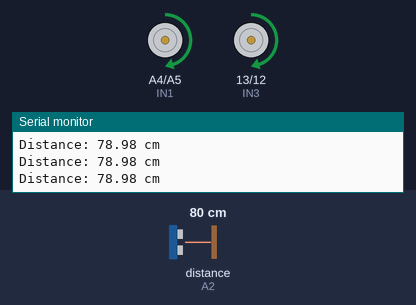
Recording of a sketch running on a simulated Arduino Uno, built with avr-gcc and run on an emulated ATmega328P. On the bench: motor-driver pin pairs drawn as motors (green arrow = first pin HIGH = forward, orange = second pin HIGH = backward, longer = more drive, scaled by the enable pin), the last lines printed to the serial monitor. Wiring (inferred from the names in the program): ultrasonic range finder: trigger A1; echo A2. The test bench sets the inputs (shaded band); at power-on: distance to the obstacle (sensor on A2) 80 cm. The echo pulse lasts 58.3 µs per cm.

Above: at 1.2 s.
1.3 s: distance to the obstacle (sensor on A2) set to 33 cm
2.8 s: distance to the obstacle (sensor on A2) set to 27 cm
At 4.5 s:
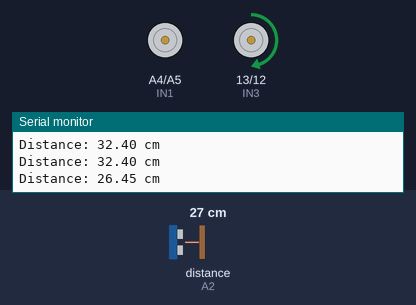
4.8 s: distance to the obstacle (sensor on A2) set to 35 cm
At 6.8 s:
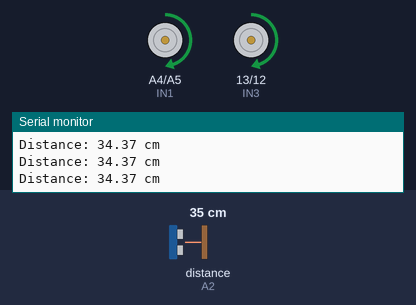
7.7 s: distance to the obstacle (sensor on A2) set to 2 cm
At 8.1 s:
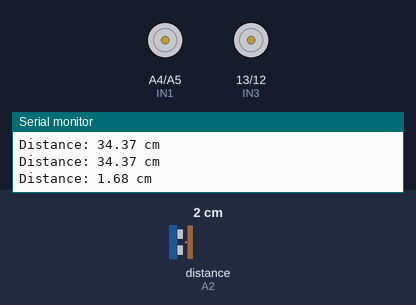
Timing chart, 0 to 10.7 s (numbered marks = the images above; inputs shaded):
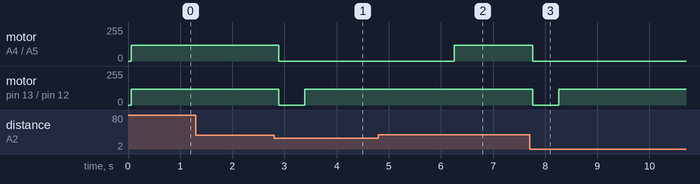

The sketch:

HC-SR04.ino
```cpp
  int IN1 = A4;
  int IN2 = A5;
  int IN3 = 13;
  int IN4 = 12;
  int ENA = 3;
  int ENB = 11;

  int L_Speed = 120;
  int R_Speed = 120;


  void Run();
  void Stop();
  void Left();

  int TRIG = A1;
  int ECHO = A2;

  long duration;
  float distance;

  void setup()
  {

    pinMode(IN1, OUTPUT);
    pinMode(IN2, OUTPUT);
    pinMode(IN3, OUTPUT);
    pinMode(IN4, OUTPUT);

    pinMode(ENA, OUTPUT);
    pinMode(ENB, OUTPUT);

    pinMode(TRIG, OUTPUT);
    pinMode(ECHO, INPUT);
    Serial.begin(9600);
  }

  void loop() {
    digitalWrite(TRIG, LOW);
    delayMicroseconds(2);

    digitalWrite(TRIG, HIGH);
    delayMicroseconds(10);
    digitalWrite(TRIG, LOW);

    duration = pulseIn(ECHO, HIGH);

    distance = duration * 0.034 / 2;

    Serial.print("Distance: ");
    Serial.print(distance);
    Serial.println(" cm");

    delay(60);

    if(distance< 30)
    {
      Stop();
      delay(500);
      Left();
      delay(2800);
    }
    else
    {
      Run();
    }
  }

  void Run()
  {
    analogWrite(ENA, L_Speed);
    analogWrite(ENB, R_Speed);
    digitalWrite(IN1, HIGH);
    digitalWrite(IN2, LOW);
    digitalWrite(IN3, HIGH);
    digitalWrite(IN4, LOW);
  }

  void Stop()
  {
    analogWrite(ENA, 0);
    analogWrite(ENB, 0);
    digitalWrite(IN1, HIGH);
    digitalWrite(IN2, HIGH);
    digitalWrite(IN3, HIGH);
    digitalWrite(IN4, HIGH);
  }

  void Left()
  {
    analogWrite(ENA,0);
    analogWrite(ENB, 120);
    digitalWrite(IN1, LOW);
    digitalWrite(IN2, HIGH);
    digitalWrite(IN3, HIGH);
    digitalWrite(IN4, LOW);
  }
```

Measured:
- the behaviour switches between 31 and 30 cm on distance to the obstacle (sensor on A2) (found by bisection; images 0 and 1)
- after the input at 2.8 s, motor on A4 (IN1) / A5 (IN2): forward 120/255 → stopped after 0.09 s; motor on pin 13 (IN3) / pin 12 (IN4): forward 120/255 → stopped after 0.09 s, → forward 120/255 0.50 s later
- after the input at 4.8 s, motor on A4 (IN1) / A5 (IN2): stopped → forward 120/255 after 1.5 s; motor on pin 13 (IN3) / pin 12 (IN4): stays forward 120/255 (without the input it goes to stopped after 1.5 s)
- after the input at 7.7 s, motor on A4 (IN1) / A5 (IN2): forward 120/255 → stopped after 0.06 s; motor on pin 13 (IN3) / pin 12 (IN4): forward 120/255 → stopped after 0.06 s, → forward 120/255 0.50 s later
